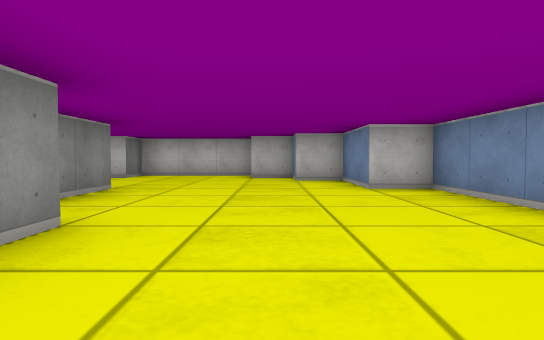
[1] (above)

17 first-person views from a walk through a cub3D ray-caster map. The camera is about half as high as the walls, tilts 2° down and sees 75° across. The floor is counted in squares. Each view is taken from the middle of a square. On the plan, view 1 faces up. The plan holds only what a view shows up to about 9 squares ahead; the rest is blank.

[2]
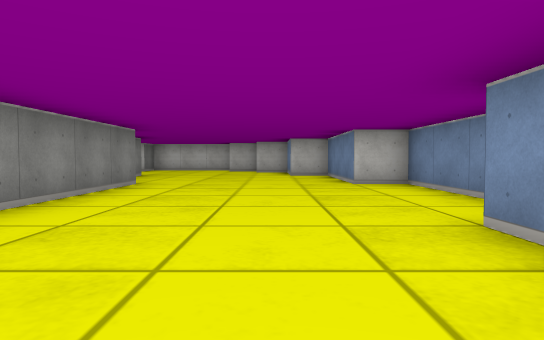

[3]
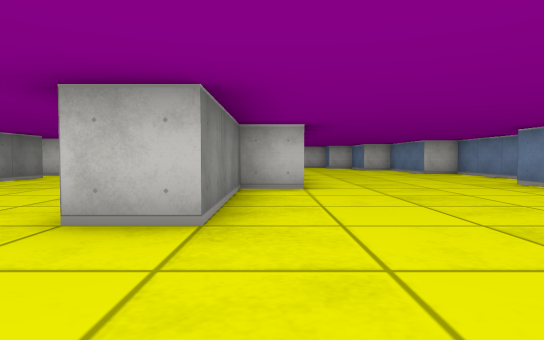

[4]
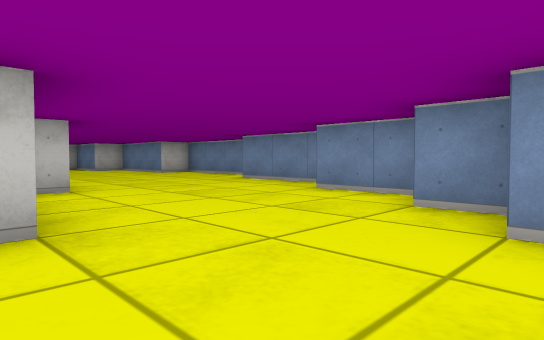

[5]
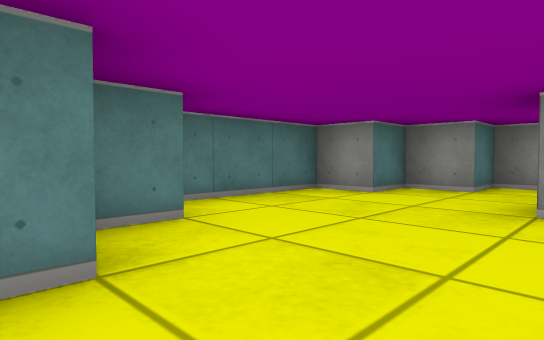

[6]
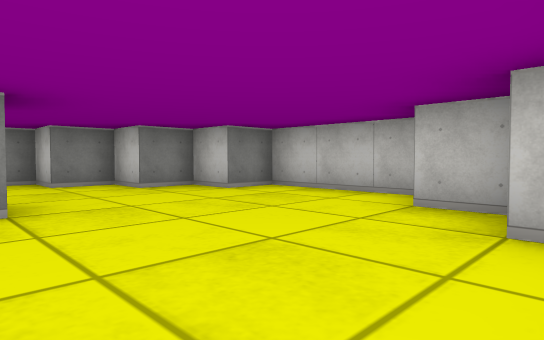

[7]
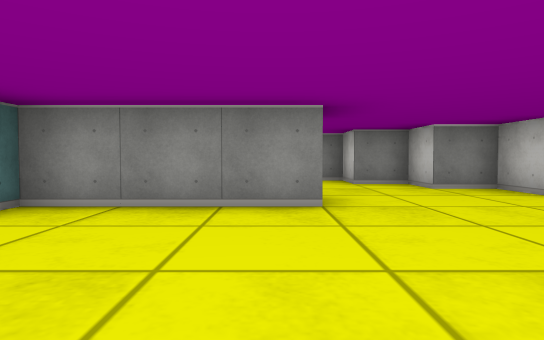

[8]
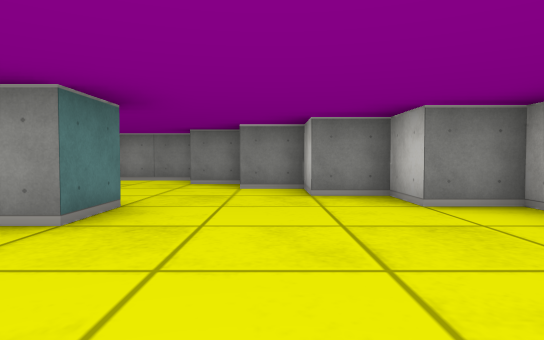

[9]
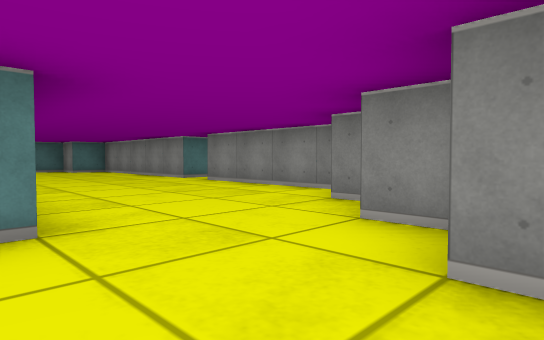

[10]
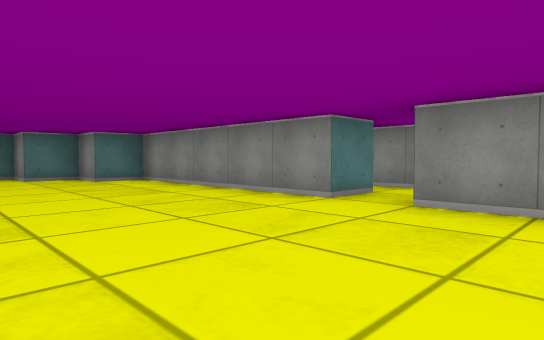

[11]
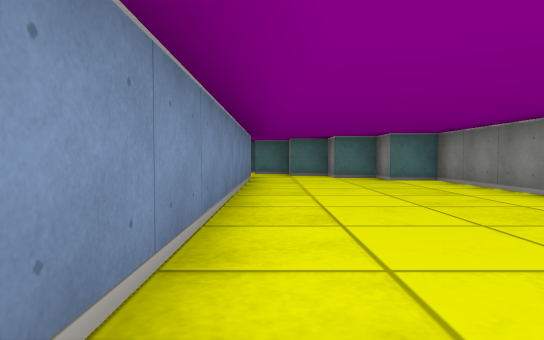

[12]
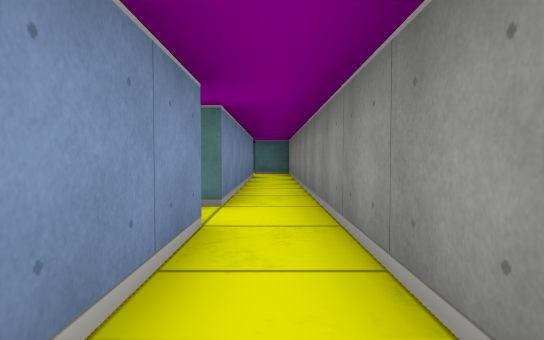

[13]
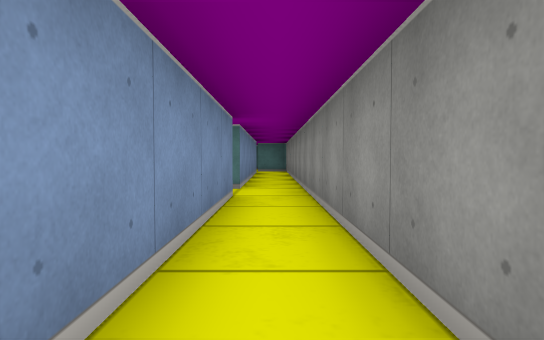

[14]
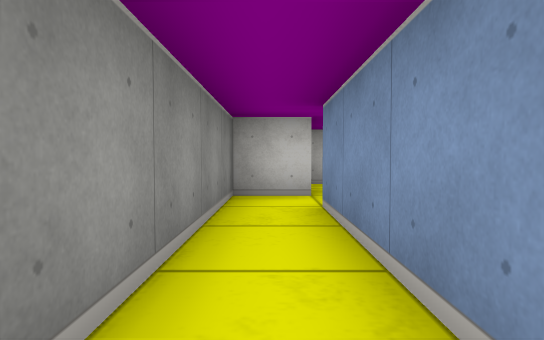

[15]
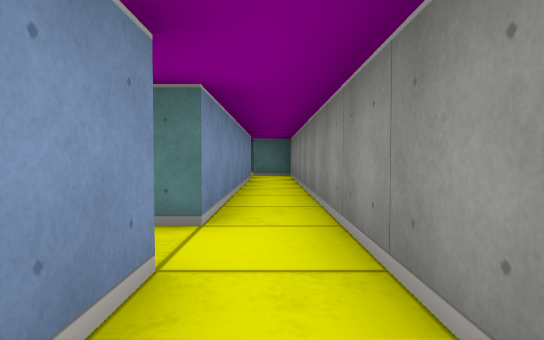

[16]
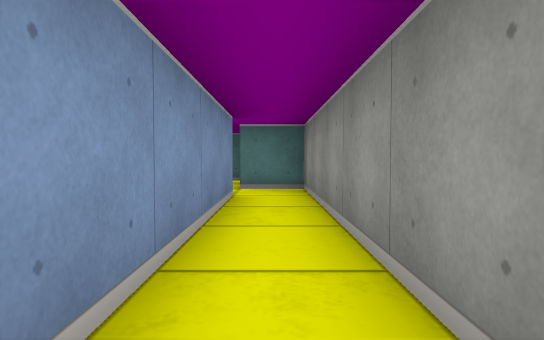

[17]
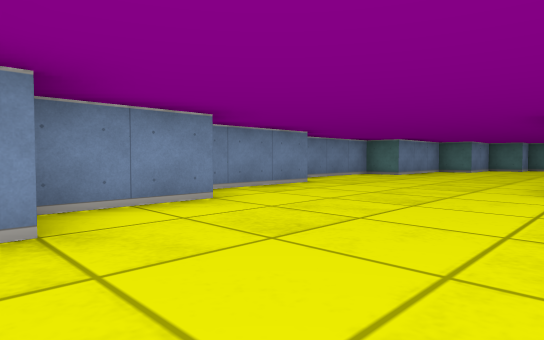

### Floor plan
Points are (right, up) in squares from view 1. A wall is a line through its corners. A room is listed if a view was taken in it or the views show most of it. See-through windows are left out.
Room 1 (views 1, 2, 3, 4, 5, 6, 7, 8, 9, 17)
walls: (-1.5, 2.5) (-1.5, -0.9); (-1.4, -2.5) (-2.5, -2.5) (-2.5, -5.5) (-3.5, -5.5); (3.5, -0.1) (3.5, 2.5) (2.5, 2.5) (2.5, 5.5) (1.5, 5.5) (1.5, 7.5) (0.5, 7.5) (0.5, 8.5) (-0.5, 8.5); (-3.6, 5.5) (-2.5, 5.5) (-2.5, 2.5); (2.5, -3.8) (2.5, -1.5); (1.5, -6.1) (1.5, -4.5); (-5.5, -5.5) (-5.5, -6.5) (-4.5, -6.5) (-4.5, -7.5) (-3.5, -7.5) (-3.5, -8.5) (-1, -8.5); (-0.9, 9.5) (-3.5, 9.5) (-3.5, 8.5) (-4.5, 8.5) (-4.5, 7.5) (-5.5, 7.5) (-5.5, 6.5) (-6.5, 6.5) (-6.5, 5.5); (-0.6, -7.5) (0.2, -7.5); (0.5, -7.4) (0.5, -6.5) (0.9, -6.5)
ways out: opening at (-5, 6) to room 2; opening at (-4.5, -6) to room 2
Room 2 (views 10, 11)
walls: (-8.5, 0.5) (-7.5, 0.5) (-7.5, -4.5) (-6.5, -4.5) (-6.5, -5.5) (-5.5, -5.5); (-7.5, 5.4) (-7.5, 1.5); (-3.5, -5.2) (-3.5, 2.4)
ways out: opening at (-5, 6) to room 1; opening at (-4.5, -6) to room 1; opening at (-8, 1) to room 3
Room 3 (views 12, 13, 14, 15, 16)
walls: (-8.5, 1.5) (-8.5, 6.5); (-8.5, -5.5) (-8.5, 0.5); (-8.4, 7.5) (-9.5, 7.5) (-9.5, -5.5)
ways out: opening at (-8, 1) to room 2; opening at (-9, -6); opening at (-8, 8)

Positions as (right, up) in squares from view 1, and headings:
1: (0, 0), facing up
2: (1, -4), facing up
3: (-2, -8), facing up
4: (-3, -8), facing up-right
5: (1, -5), facing down-left
6: (1, 5), facing up-left
7: (1, 5), facing left
8: (0, 7), facing left
9: (-3, 8), facing down-left
10: (-4, 3), facing down-left
11: (-4, 3), facing down
12: (-9, 4), facing down
13: (-9, 6), facing down
14: (-9, 3), facing up
15: (-9, 3), facing down
16: (-9, -1), facing down
17: (-2, 8), facing down-right
